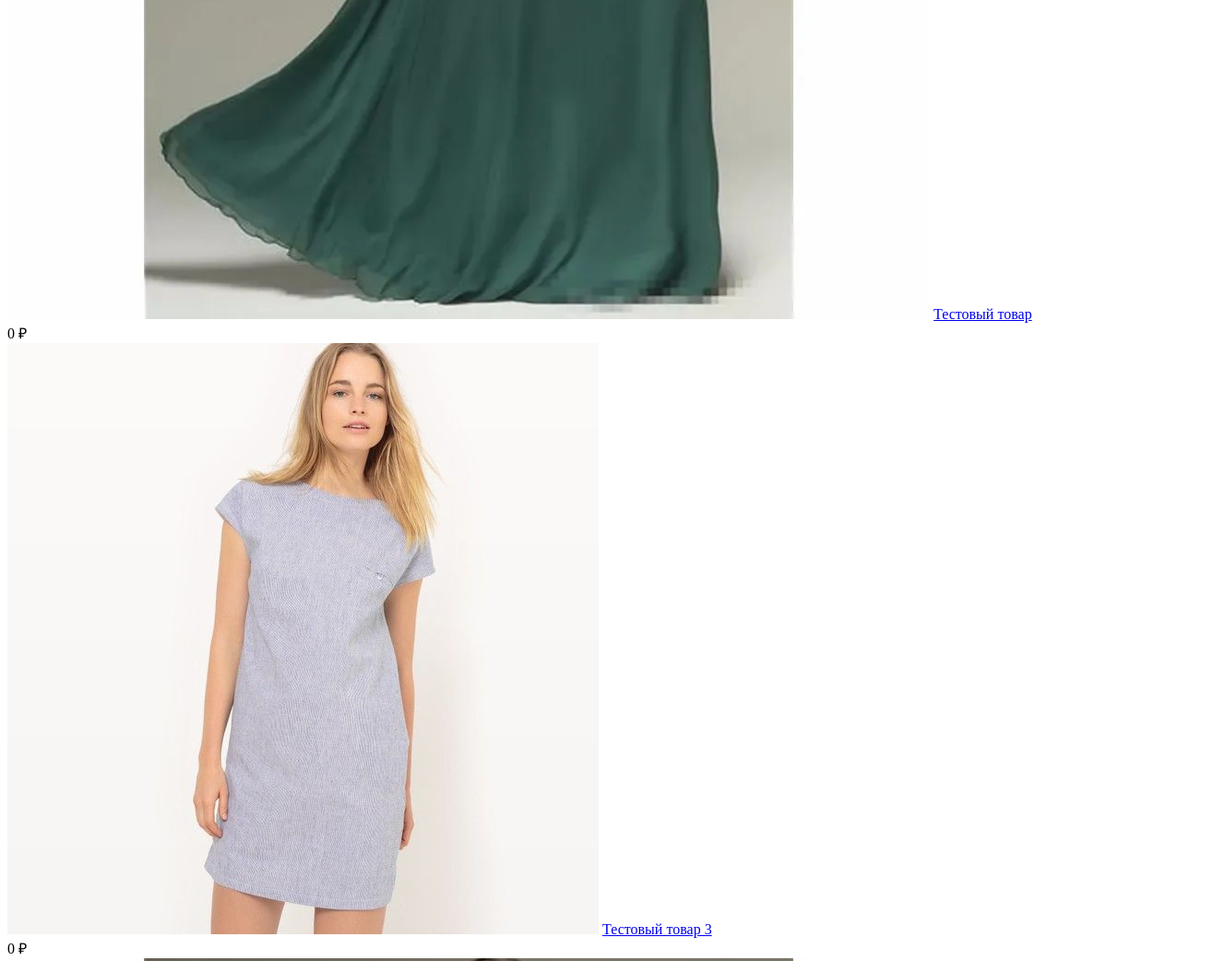
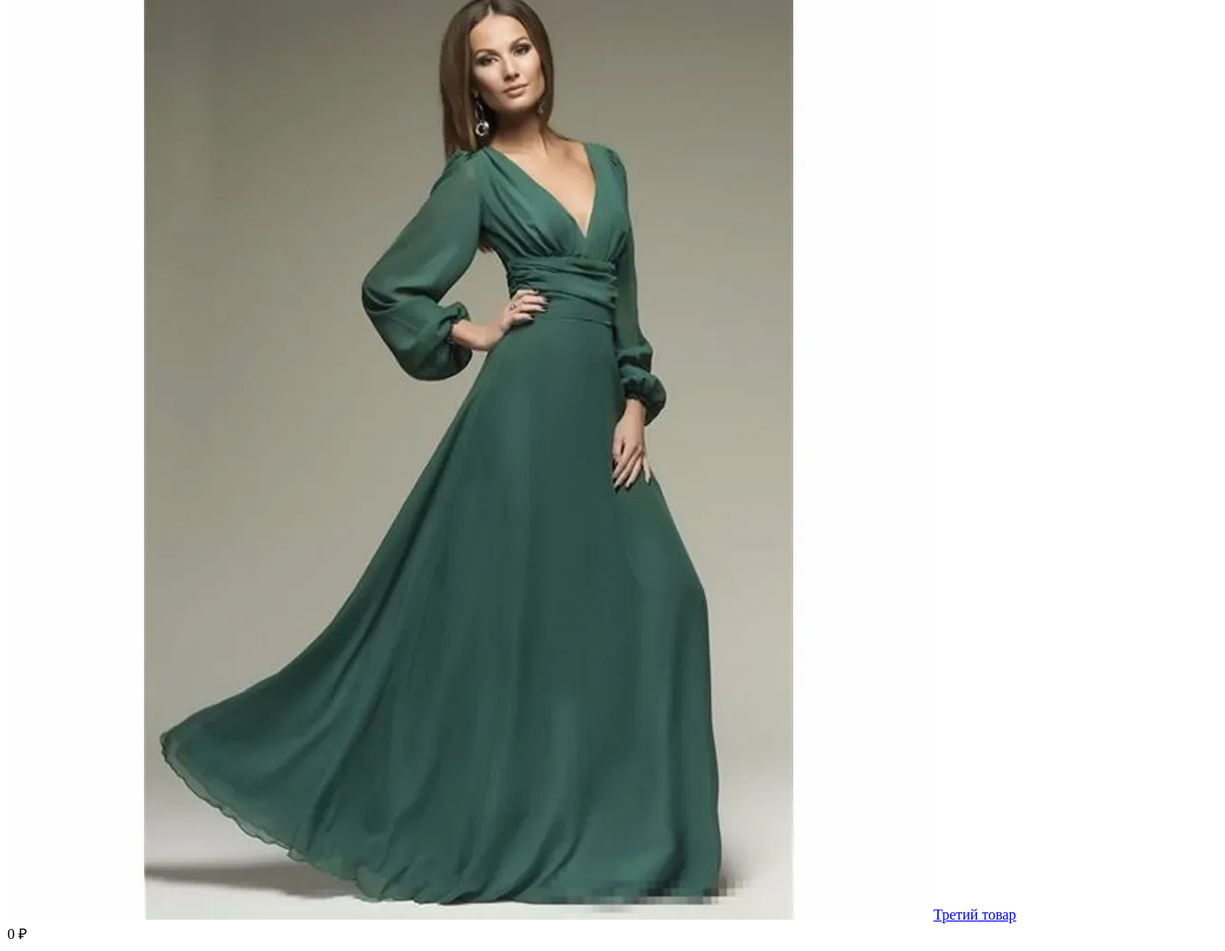
The app's page /shop/filter-tovars/ (lower part), older data (2 pictures, top to bottom).
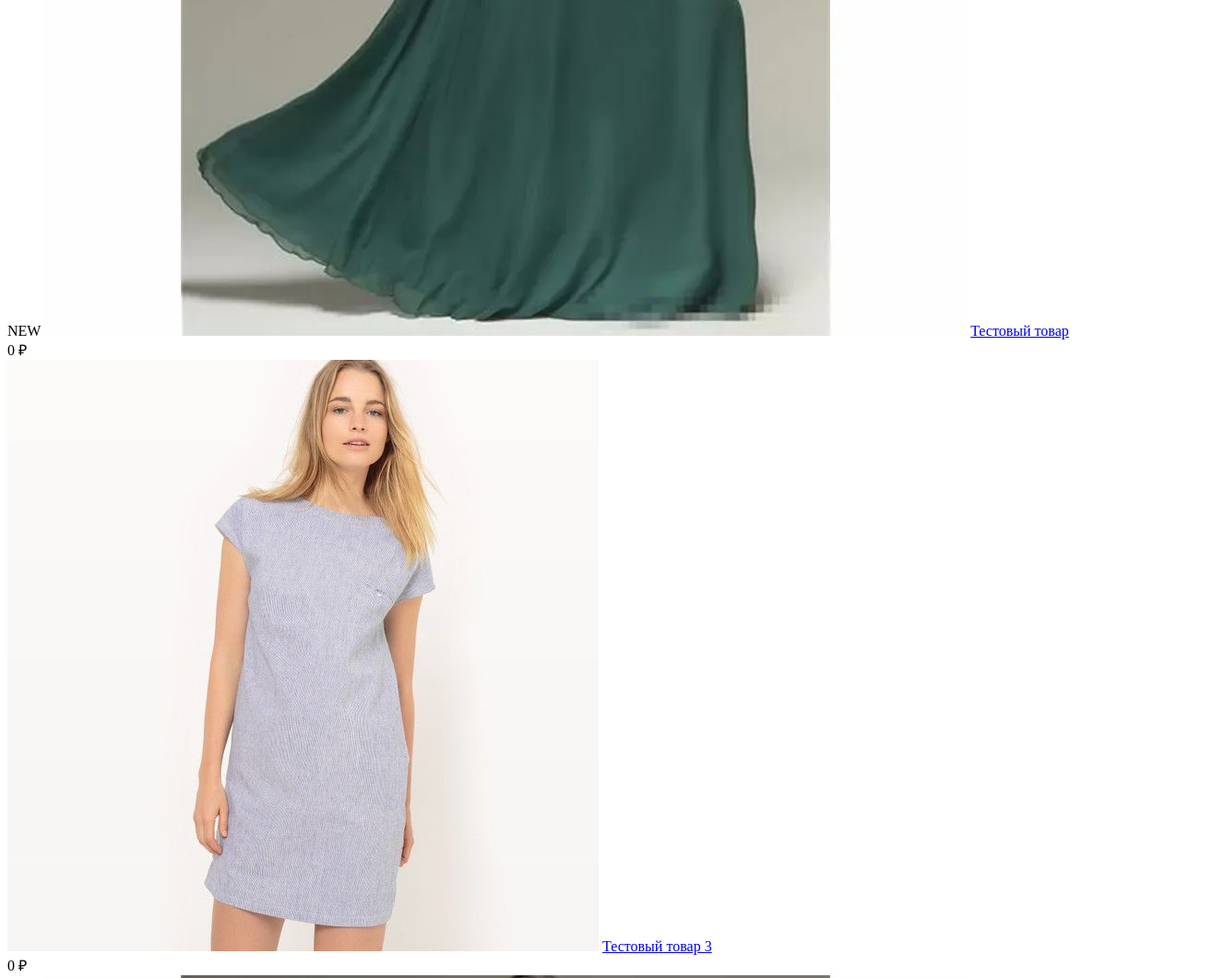
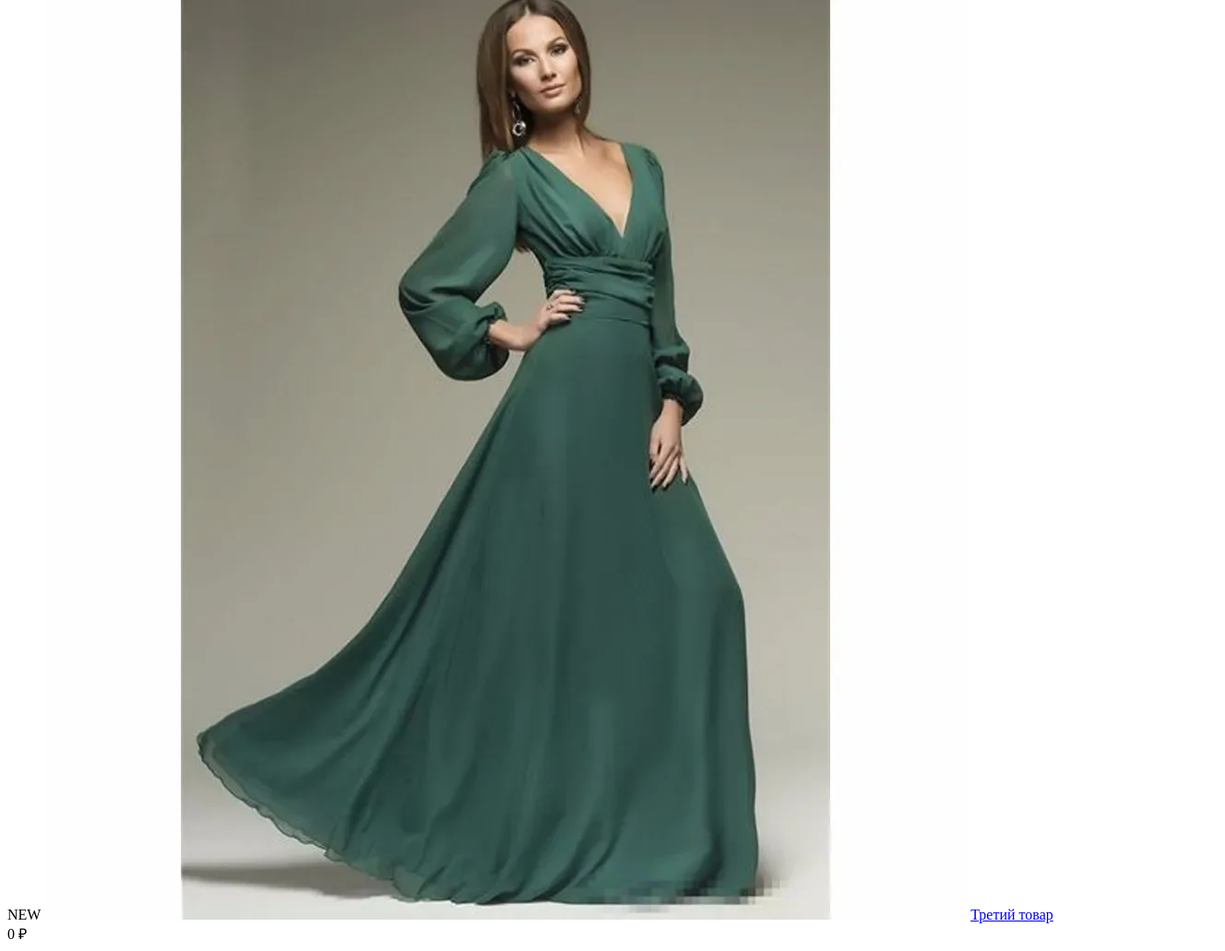
The same page, newer data (2 pictures, top to bottom).
### apps/shop/models.py (models this page shows, shortened)
class TovarShop(models.Model):
    slug = models.SlugField(max_length=255, blank=True, unique=True, verbose_name="URl")
    """СЕО настройки"""
    title = models.CharField(max_length=255, verbose_name="Заголовок Title")
    description = models.CharField(max_length=350, verbose_name="Описание Description", blank=True)
    """Основные данные """
    h1 = models.CharField(max_length=255, verbose_name="Заголовок H1")
    zast = models.ImageField(upload_to=get_file_image_zast, verbose_name="Фото", blank=True)
    article = models.CharField(max_length=255, verbose_name="Артикул", blank=True)
    price = models.DecimalField(max_digits=10,decimal_places=2,verbose_name="Цена",default=0.00, blank=True)
    old_price = models.DecimalField(max_digits=10,decimal_places=2,verbose_name="Старая цена", blank=True, null=True)
    is_popular = models.BooleanField(default=False, verbose_name="Популярный")
    is_new = models.BooleanField(default=False, verbose_name="Новый")
    created = models.DateField(auto_now_add=True, blank=True, verbose_name="Дата создания")
    modified = models.DateField(auto_now=True, verbose_name="Дата изменения")
    is_draft = models.BooleanField(default=True, verbose_name="Опубликован")
    category = models.ForeignKey(
        CategoryShop,
        on_delete=models.PROTECT,  # Запрещаем удаление категории, если с ней связаны товары
        related_name='tovars',
        verbose_name='Категория'
    )
    content_type = models.ForeignKey(ContentType, on_delete=models.CASCADE, null=True, blank=True)
    object_id = models.PositiveIntegerField(null=True, blank=True)
    attributes = GenericForeignKey('content_type', 'object_id')
    dresses_attributes = GenericRelation(
        'DressesAttributes',
        content_type_field='content_type',
        object_id_field='object_id',
        related_query_name='tovar'
    )
    class Meta:
        ordering = ('title',)
        verbose_name = ('Товар')
        verbose_name_plural = ('Товары')
    def get_absolute_url(self):
        return reverse('tovar_detail', kwargs={'slug_category': self.category.slug, 'slug_tovar': self.slug})

### apps/shop/views.py (the view)
# urls.py: path('filter-tovars/', views.filter_tovars, name='filter_tovars'),
def filter_tovars(request):
    try:
        min_price = request.GET.get('min_price', 0)
        max_price = request.GET.get('max_price', 10000)
        min_price = float(min_price) if min_price else 0
        max_price = float(max_price) if max_price else 10000
        selected_colors = request.GET.getlist('colors')  # Используем 'colors' без []
        selected_sizes = request.GET.getlist('sizes')    # Используем 'sizes' без []
        tovars = TovarShop.objects.filter(
            price__gte=min_price,
            price__lte=max_price,
        )
        if selected_colors:
            tovars = tovars.filter(
                dresses_attributes__colors__id__in=selected_colors
            ).distinct()
        if selected_sizes:
            tovars = tovars.filter(
                dresses_attributes__sizes__id__in=selected_sizes
            ).distinct()
        return render(request, 'shop/chunk/tovar_list_filter.html', {'tovars': tovars})
    except Exception as e:
        print(f"Ошибка: {e}")
        return JsonResponse({"error": "Internal Server Error"}, status=500)

### apps/cart/context_processors.py (called while the page is built)
def cart_context(request):
    cart = Cart(request)  # Создаем объект корзины на основе сессии
    return {
        'cart': cart,  # Добавляем корзину в контекст
    }

### templates/shop/chunk/tovar_list_filter.html
  {% if tovars %}
                    {% for tovar in tovars %}
                        {% include 'shop/chunk/tovar_card.html' %}
                    {% endfor %}
                {% else %}
                    <p>Ничего не найдено</p>
                {% endif %}

### templates/shop/chunk/tovar_card.html (shortened to what this page needs)
 {% load thumbnail %}
{% load custom_filters %}
                        <div class="item itemstovar">
                      {% if tovar.is_new %}  <span class="new_met">NEW</span> {% endif %}
                            <a href="{{ tovar.get_absolute_url }}"> <img src="{{ tovar.zast|thumbnail_url:'tovar_zast' }}" alt=""></a>
                           <a class="nametov" href="{{ tovar.get_absolute_url }}">{{ tovar.h1 }}</a>
                        <div class="flex prop">
{% load humanize %}
<span class="price">{{ tovar.price|floatformat:"-2"|intcomma }} ₽</span>
                        </div>
                        </div>

Row changes from the older to the newer data that the page shows:
changed TovarShop "Тестовый товар": now shows "NEW"
changed TovarShop "Третий товар": now shows "NEW"
